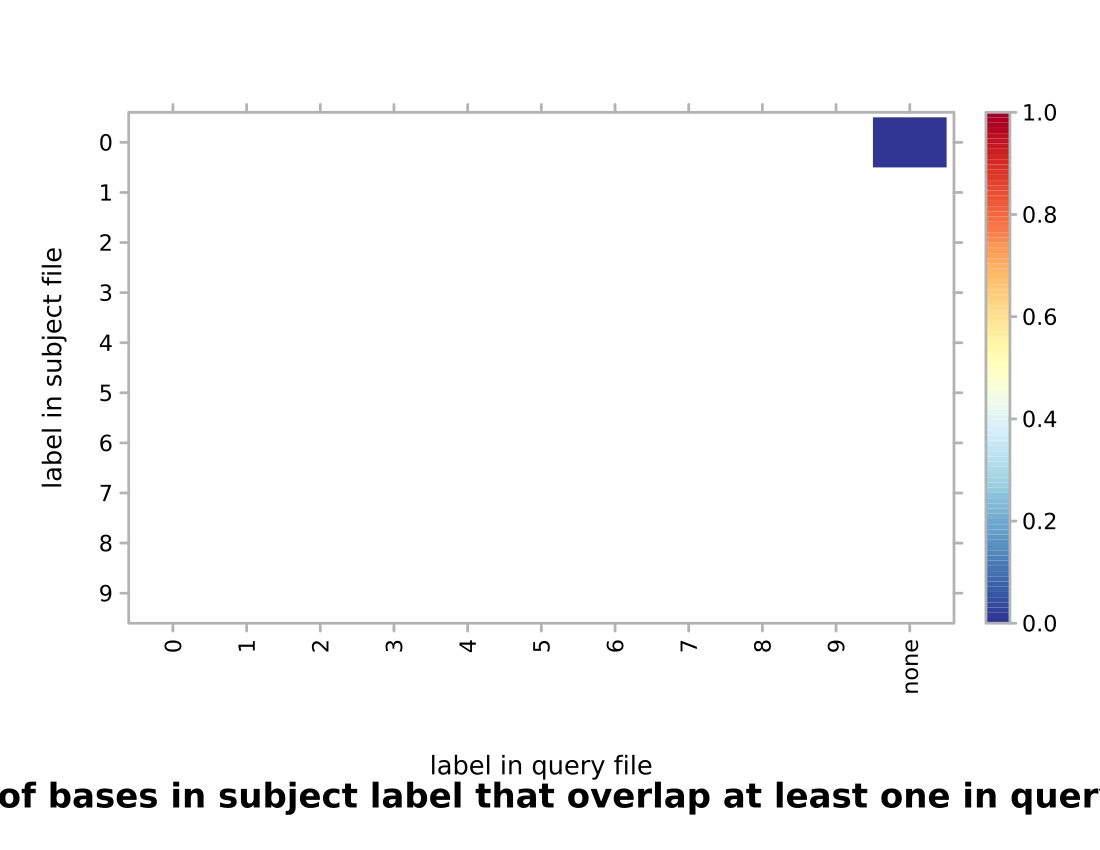

The R source for this figure:
#!/usr/bin/env Rscript
## transcript produced by Segtools 1.1.14

segtools.r.dirname <-
  system2("python",
          c("-c", "'import segtools; print segtools.get_r_dirname()'"),
          stdout = TRUE)

source(file.path(segtools.r.dirname, 'common.R'))
source(file.path(segtools.r.dirname, 'overlap.R'))
save.overlap.performance('./K5seq1bp50bp/overlap-direct', 'overlap.performance', './K5seq1bp50bp/overlap-direct/overlap.tab', row.normalize = 'FALSE', mnemonic_file = '', clobber = FALSE, col_mnemonic_file = '')
save.overlap.heatmap('./K5seq1bp50bp/overlap-direct', 'overlap', './K5seq1bp50bp/overlap-direct/overlap.tab', clobber = FALSE, col_mnemonic_file = '', cluster = FALSE, max_contrast = FALSE, row.normalize = 'FALSE', mnemonic_file = '')
